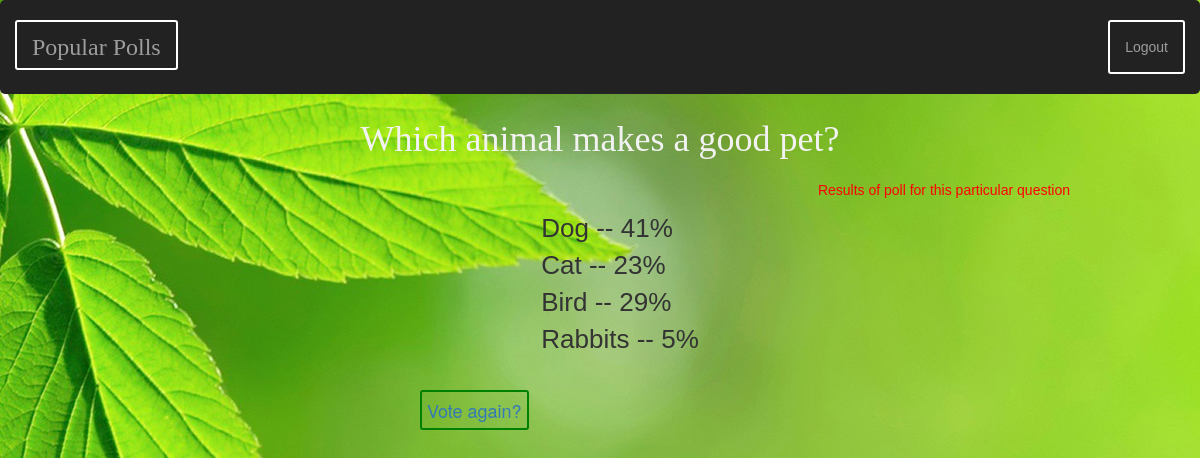
Screenshot of /polls/3/results/ with the database file from the repository.
### polls/models.py (models this page shows, shortened)
class Question(models.Model):
	question_text = models.CharField(max_length=200)
	pub_date = models.DateTimeField('date published')
	def was_published_recently(self):
		now = timezone.now()
		return now - datetime.timedelta(days=1) <= self.pub_date <=now
	was_published_recently.admin_order_field = 'pub_date'
	was_published_recently.boolean = True
	was_published_recently.short_description = 'Published recently?'

class Choice(models.Model):
	question = models.ForeignKey(Question)
	choice_text = models.CharField(max_length=200)
	votes = models.IntegerField(default=0)
	percent = models.IntegerField(default=0)

### polls/views.py (the view)
# urls.py: url(r'^(?P<pk>\d+)/results/$', views.ResultsView.as_view(), name='results'),
class ResultsView(generic.DetailView):
	model = Question
	template_name = 'polls/results.html'

### polls/templates/polls/results.html (shortened to what this page needs)
{% extends 'polls/base.html' %}
{% block body %}
	<div class="center colortext2"><h1 class="quest_head">{{ question.question_text }}</h1></div>
	<p class="center smallnote">Results of poll for this particular question</p>
	<ul class="result_shown">
		{% for choice in question.choice_set.all %}
			<li class="result_s">{{ choice.choice_text }} -- {{ choice.percent }}%</li>
		{% endfor %}
	</ul>
	<div class="la"><a class="l1" href="{% url 'polls:detail' question.id %}">Vote again?</a></div>
{% endblock %}

### polls/static/polls/style.css (style rules this page uses)
ul { display:table; margin: 0 auto; }
.center { margin: auto; width: 80%; padding: 10px; }
.quest_head { color: #f2f2f2; width:100%; text-align: center; }
.colortext2 { padding: 0; width:70%; font-family: "Times New Roman", Times, serif; color:blue; }
.result_shown { list-style-type: none; }
.result_s { margin:auto; font-size: 26px; font-family: "Comic Sans MS", cursive, sans-serif; }
.smallnote { text-align: right; color:red; font-family: "Arial ", "Arial ", Gadget, sans-serif; font-size: 14px; font-style: normal; font-variant: normal; font-weight: 400; line-height: 20px; }
.la { font-size: large; margin: auto; width:30%; margin-top: 40px; }
.l1 { padding: 5px; border: 2px solid green; border-radius: 3px }

### rows the page displays
Question: question_text "Which animal makes a good pet?"
Choice: choice_text "Dog", percent "41"
Choice: choice_text "Cat", percent "23"
Choice: choice_text "Bird", percent "29"
Choice: choice_text "Rabbits", percent "5"
